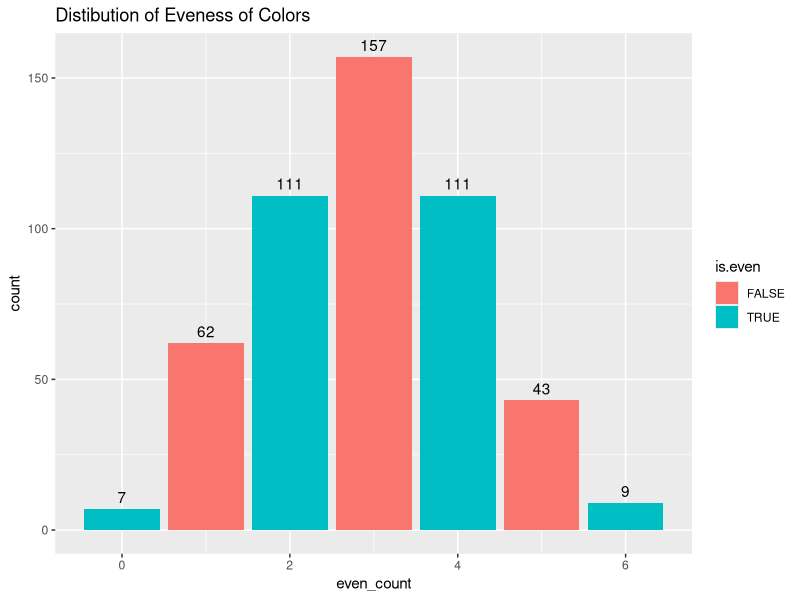
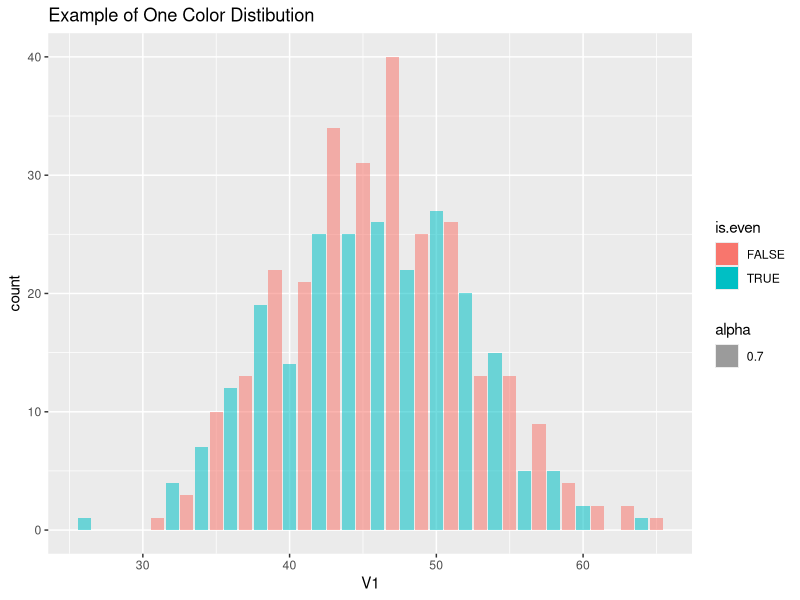
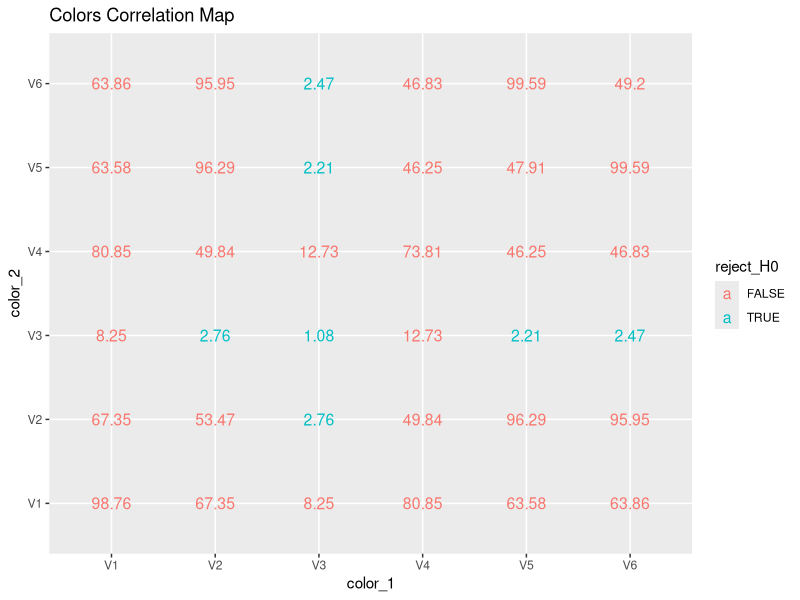
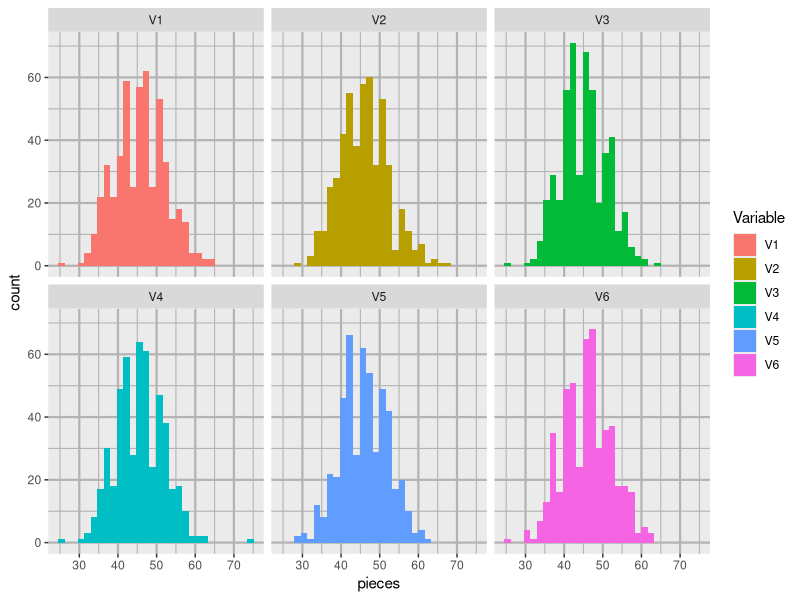
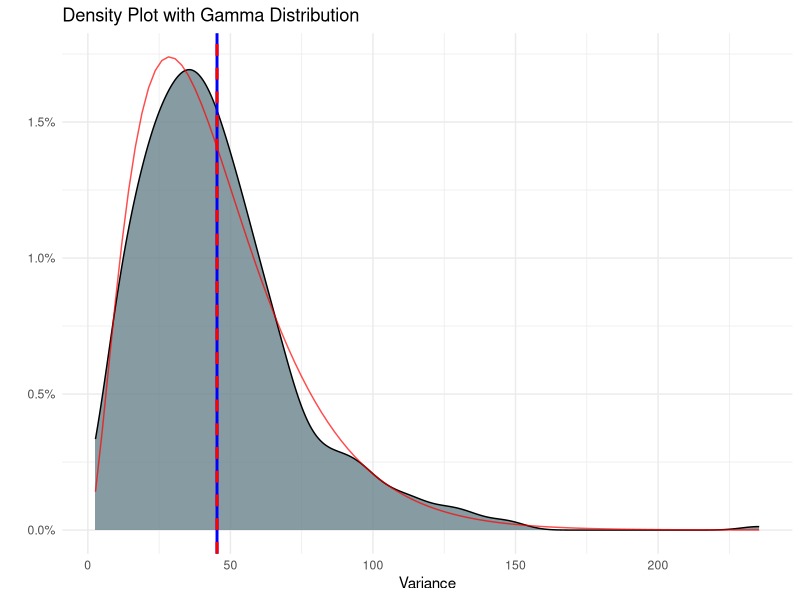
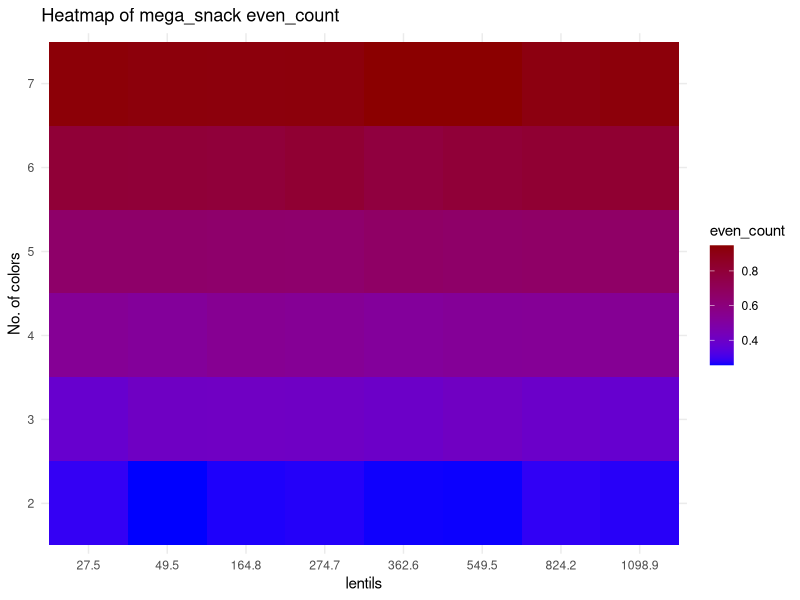
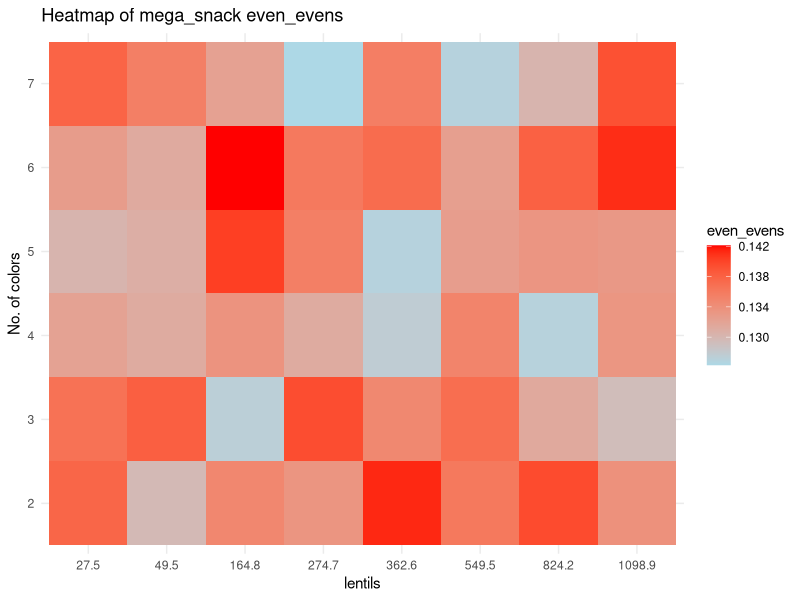
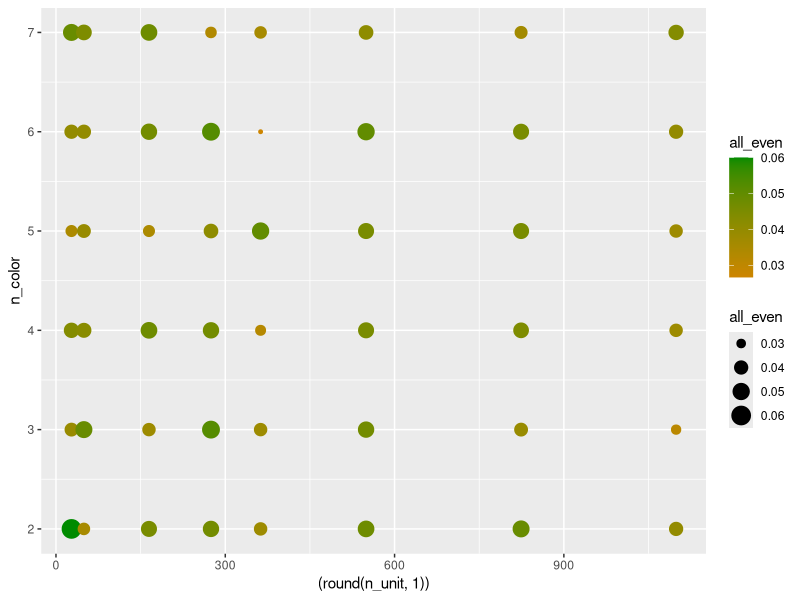

Write R code to recreate these figures, in order.
## ---- chunk 1
library(tidyverse)
library(MASS) #calculate distribution parameters
library(scales)
## ---- chunk 2
#parameters
nn<- 500            #numbers of bags per sample
n_color<- 6         #unique colors of M&M
gram<- 0.91         #weight of one M&M
bag_g<- 250         #common weight of M&M package
n_unit<- bag_g/gram #M&M per package
av_per_color= n_unit/n_color
paste0("The avarage number of lentils per color is ", round(av_per_color,2))
## ---- chunk 3
#create bag using sample vector
create_bag<- function(x,tx)
  {
  x<- floor(x)+sample(0:1,1)
  res<- matrix(nrow = 1, ncol = tx)
  colnames(res)<- 1:tx
  S_res<- sample(tx,x,replace = T)
  while(sum(table(S_res)>x))
  {S_res<- S_res[-1]}
  for (i in 1:tx) {
    res[,i] <- sum(S_res==i)
    }
  res}

sample_MnM<-function(nn,x_units,t_colors)
  {
  res<- matrix(nrow = nn, ncol = t_colors)
  for (i in 1:nn)
    {res[i,]<- create_bag(x= x_units,tx=t_colors)}
  res}
## ---- chunk 4
#example
print("One bag:")
create_bag(100,6)
print("3 bags:")
sample_MnM(3,10,6) %>% 
   `colnames<-`(c(1:6)) %>% 
   `rownames<-`(c("Bag_1","Bag_2","Bag_3"))
## ---- chunk 5
MnM_sample<- sample_MnM(nn,n_unit,n_color)

MnM_sample<-
  MnM_sample %>% as_data_frame() %>% 
  mutate(even_count= rowSums(across(everything()  , ~ .x %% 2 == 0)), #how many evens colors there are
         even_evens= rowSums(across(c(1:6), ~ .x %% 2 == 1)) %% 2 ==0, #are the uneven colors even
         Variance=    apply(across(c(1:6)), 1, var), #var of candy per color/ type
         low_col=    rowSums(across(c(1:6), ~ .x <= 0.66*av_per_color)),
         min=        apply(across(c(1:6)),1,FUN = min)) # lowest value in color

MnM_sample %>% head(6)
## ---- chunk 6
print("summary of all colors Distibution:")  #summary of all colors

rbind(
MnM_sample$V1 %>% summary(),
MnM_sample$V2 %>% summary(),
MnM_sample$V3 %>% summary(),
MnM_sample$V4 %>% summary(),
MnM_sample$V5 %>% summary(),
MnM_sample$V6 %>% summary()
) %>% as.data.frame() %>% cbind(sapply(MnM_sample[,1:6],var,na.rm=1)) %>% 
  rename("Var" ="sapply(MnM_sample[, 1:6], var, na.rm = 1)")

MnM_sample %>%
  mutate(is.even = even_count %%2 ==0) %>% 
  ggplot(aes(x= even_count, fill= is.even))+
  geom_bar()+
    geom_text(
    stat = "count",
    aes(label = ..count..),vjust = -0.5
  )+labs(title="Distibution of Eveness of Colors")


MnM_sample %>%
  mutate(is.even = V1 %%2 ==0) %>% 
  ggplot(aes(x= V1, fill= is.even, alpha= 0.7))+
  geom_bar()+labs(title="Example of One Color Distibution")


## ---- chunk 7
#test mu is av_per_color
check_mean_hypothesis <- function(data, column_name, X)
  {
  test_result <- t.test(data[[column_name]], mu = X)
  test_result$p.value
}

columns_to_test <- colnames(MnM_sample[,1:6])
test_results <- sapply(columns_to_test, function(col) {
  check_mean_hypothesis(MnM_sample, col, av_per_color)
})

percent(test_results)
## ---- chunk 8
check_mean_hypothesis <- function(data, column_name, X) {
  t.test(data[[column_name]], mu = X)$p.value}

check_two_sample_t_test <- function(data, col1, col2) {
  t.test(data[[col1]], data[[col2]])$p.value}

columns_to_test <- colnames(MnM_sample[,1:6])
num_cols <- length(columns_to_test)
p_value_matrix <- matrix(NA, nrow = num_cols, ncol = num_cols, dimnames = list(columns_to_test, columns_to_test))
for (i in 1:num_cols) {
  for (j in 1:num_cols) {
    if (i == j) { #diagonal test of mu
      p_value_matrix[i, j] <- check_mean_hypothesis(MnM_sample, columns_to_test[i], av_per_color)
    } else { # 2 sample t.test
      p_value_matrix[i, j] <- check_two_sample_t_test(MnM_sample, columns_to_test[i], columns_to_test[j])
    }
  }
}

round(as.data.frame(p_value_matrix),4)

round(as.data.frame(p_value_matrix),4) %>%
  mutate(color_1= rownames(p_value_matrix)) %>% 
  pivot_longer(cols = V1:V6, names_to = "color_2", values_to = "t_test") %>% 
  mutate(reject_H0 = t_test<= 0.05) %>% 
  ggplot(aes(x= color_1, y= color_2))+
  geom_text(aes(label = t_test * 100,, color = reject_H0), size = 4)+
  labs(title="Colors Correlation Map")

## ---- chunk 9
MnM_sample %>%
    pivot_longer(cols = 1:6, names_to = "Variable", values_to = "pieces") %>%
    ggplot(aes(fill=Variable ,x= pieces))+
  geom_histogram(position = "identity")+
  theme(panel.grid = element_line(color = "grey70",
                                  size = 0.75))+facet_wrap(~Variable)
## ---- chunk 10
gamma_params <- fitdistr(MnM_sample$Variance, "gamma")$estimate
paste0("The parameters of the gamma shaped variance is shape ", round(gamma_params[1],3)," and rate ", round(gamma_params[2],3) )
shape_est <- gamma_params["shape"]
scale_est <- 1 / gamma_params["rate"] #using Scale= 1/Rate

MnM_sample %>% #plot density
  ggplot(aes(x = Variance, fill = "orange")) +
  geom_density(fill= "lightblue4", alpha= 0.8) +
  geom_vline(xintercept = mean(MnM_sample$Variance), color = "blue", size=1) +
  geom_vline(xintercept = scale_est*shape_est, color = "red", linetype = "dashed", size=1) +
  stat_function(fun = dgamma, args = list(shape = shape_est, scale = scale_est), 
                color = "red", alpha= 0.7) +
  labs(title = "Density Plot with Gamma Distribution",
       x = "Variance",
       y = "") +
  scale_y_continuous(label=scales::label_percent(.1)) + 
  theme_minimal()
## ---- chunk 11
mega_snack<- function(nn,n_unit,n_color)
  {
  m_sample<- length(n_unit)*length(n_color)
  nul_mat= matrix(nrow = m_sample, ncol = 6)
  res<- cbind(rep(n_unit,length(n_color)),sort(rep(n_color,length(n_unit))),
                                               nul_mat)
  for (i in 1:(dim(res)[1]))
  {
    #print(c(res[i,1],res[i,2]))
    low_color<- 0.666*res[i,1]/(res[i,2])
    small_sample<- sample_MnM(nn,res[i,1],res[i,2])
    small_sample<-
      small_sample %>% as_data_frame() %>% 
      mutate(even_count= rowSums(across(everything()  , ~ .x %% 2 == 0))/n_color,
             #how many evens colors there are
             even_evens= (rowSums(across(c(1:n_color)  , ~ .x %% 2 == 1)) %% 2 ==0)/n_color,
             #are the uneven colors even
             var_col=    apply(across(c(1:n_color)), 1, var),
             #var of candy per color/ type
             min=        apply(across(c(1:n_color)), 1, min),
             #lowest value in color
             all_even=   rowSums(across(c(1:n_color)  , ~ .x %% 2 == 0))== n_color,
             low_col=    rowSums(across(c(1:n_color), ~ .x <= low_color ))>=1
            )
    res[i,3]<- mean(small_sample$even_count)
    res[i,4]<- mean(small_sample$even_evens)
    res[i,5]<- mean(small_sample$var_col)
    res[i,6]<- mean(small_sample$all_even)
    res[i,7]<- mean(small_sample$low_col)
    res[i,8]<- min(small_sample$min)
      }
  colnames(res)<- c("n_unit", "n_color", "even_count", "even_evens",
                    "var_col","all_even","low_color","smallest_col")
  res %>% as.data.frame()
  }
## ---- chunk 12
color_op<- 2:7
grams_op<- c(25,45,150,250,330,500,750,1000)
n_unit_op<- grams_op/gram
nn=900
## ---- chunk 13
mega_snack_1<-
  mega_snack(nn,n_unit_op,color_op) %>% #as.data.frame() %>% 
  mutate(n_unit= round(n_unit,1))
mega_snack_1 %>% sample_n(5)
## ---- chunk 14
mega_snack_1 %>%
  ggplot(aes(x = factor((round( n_unit,1) )), y = factor(n_color ), fill = even_count )) +
  geom_tile() +
  scale_fill_gradient(low = "blue", high = "red4")+
  labs(title = "Heatmap of mega_snack even_count",
       x = "lentils",
       y = "No. of colors",
       fill = "even_count") +
  theme_minimal()
## ---- chunk 15
mega_snack_1 %>%
  ggplot(aes(x = factor((round( n_unit,1) )), y = factor(n_color ), fill = even_evens )) +
  geom_tile() +
  scale_fill_gradient(low = "lightblue", high = "red")+
  labs(title = "Heatmap of mega_snack even_evens",
       x = "lentils",
       y = "No. of colors",
       fill = "even_evens") +
  theme_minimal()
## ---- chunk 16
mega_snack_1 %>%
  ggplot(aes(x = (round( n_unit,1) ), y = n_color , color = all_even,size = all_even )) +
  geom_point() +
  scale_color_gradient(low = "orange3", high = "green4")
  labs(title = "Heatmap of mega_snack all evens",
       x = "lentils",
       y = "No. of colors",
       color = "all_even") +
  theme_minimal()
## ---- chunk 17
mega_snack_1 %>%
  ggplot(aes(x = factor(round(n_unit, 1)), y = n_color, fill = low_color))+
  geom_tile(color = "white") +
    geom_text(aes(label = sprintf("%.2f%%", low_color * 100)), color = "black", size = 4)+
  scale_fill_gradient(low = "pink2", high = "red4",labels = scales::percent)+
  labs(title = "Chance of Less Than 66% Color in Package",
       x = "lentils",
       y = "No. of colors",
       fill = "low color")+
  theme_minimal()
## ---- chunk 18
mega_snack_1 %>% 
  select_(1,2,8) %>% 
  mutate(smallest_to_mu= smallest_col*n_color/n_unit) %>%
   ggplot(aes(x = factor(round(n_unit, 1)), y = n_color, fill = smallest_to_mu))+
  geom_tile(color = "white") +
    geom_text(aes(label = sprintf("%.2f%%", smallest_to_mu * 100)), color = "black", size = 4)+
  scale_fill_gradient(low = "pink2", high = "red4",labels = scales::percent)+
  labs(title = "Chance of Less Than 66% Color in Package",
       x = "lentils",
       y = "No. of colors",
       fill = "low color")+
  theme_minimal()
